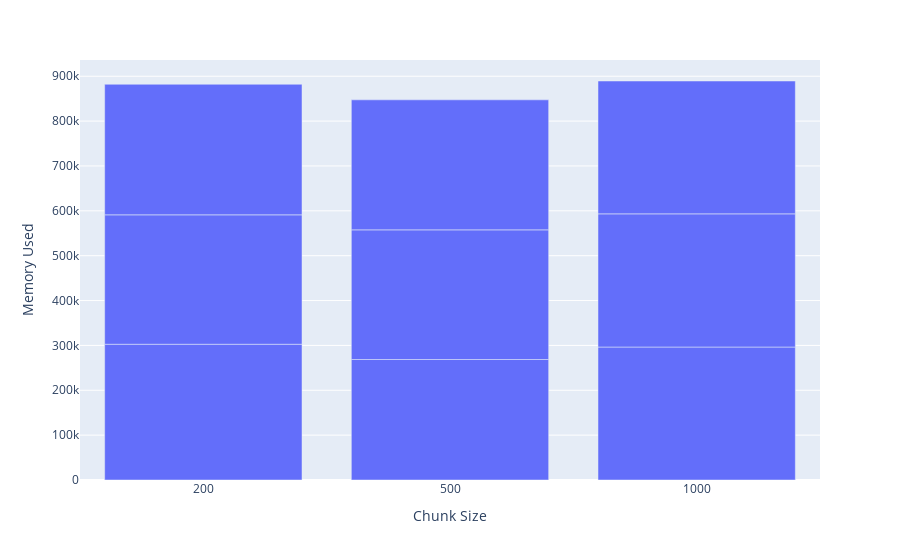

The cell this chart's notebook holds for it:
### Code cell
px.bar(chunk_embd_avg, x='Chunk Size', y='Memory Used')

### Figure 1 — Plotly figure (JSON) as saved in the notebook; plotly's stock layout.template omitted (floating-point values rounded to 4 significant figures)
{"data": [{"alignmentgroup": "True", "hovertemplate": "Chunk Size=%{x}<br>Memory Used=%{y}<extra></extra>", "legendgroup": "", "marker": {"color": "#636efa", "pattern": {"shape": ""}}, "name": "", "offsetgroup": "", "orientation": "v", "showlegend": false, "textposition": "auto", "type": "bar", "x": ["200", "200", "200", "500", "500", "500", "1000", "1000", "1000"], "xaxis": "x", "y": [302573, 288500.0, 291000.0, 268597, 288965, 289800.0, 296427, 296800.0, 296144], "yaxis": "y"}], "layout": {"barmode": "relative", "legend": {"tracegroupgap": 0}, "margin": {"t": 60}, "xaxis": {"anchor": "y", "domain": [0, 1], "title": {"text": "Chunk Size"}}, "yaxis": {"anchor": "x", "domain": [0, 1], "title": {"text": "Memory Used"}}}}
